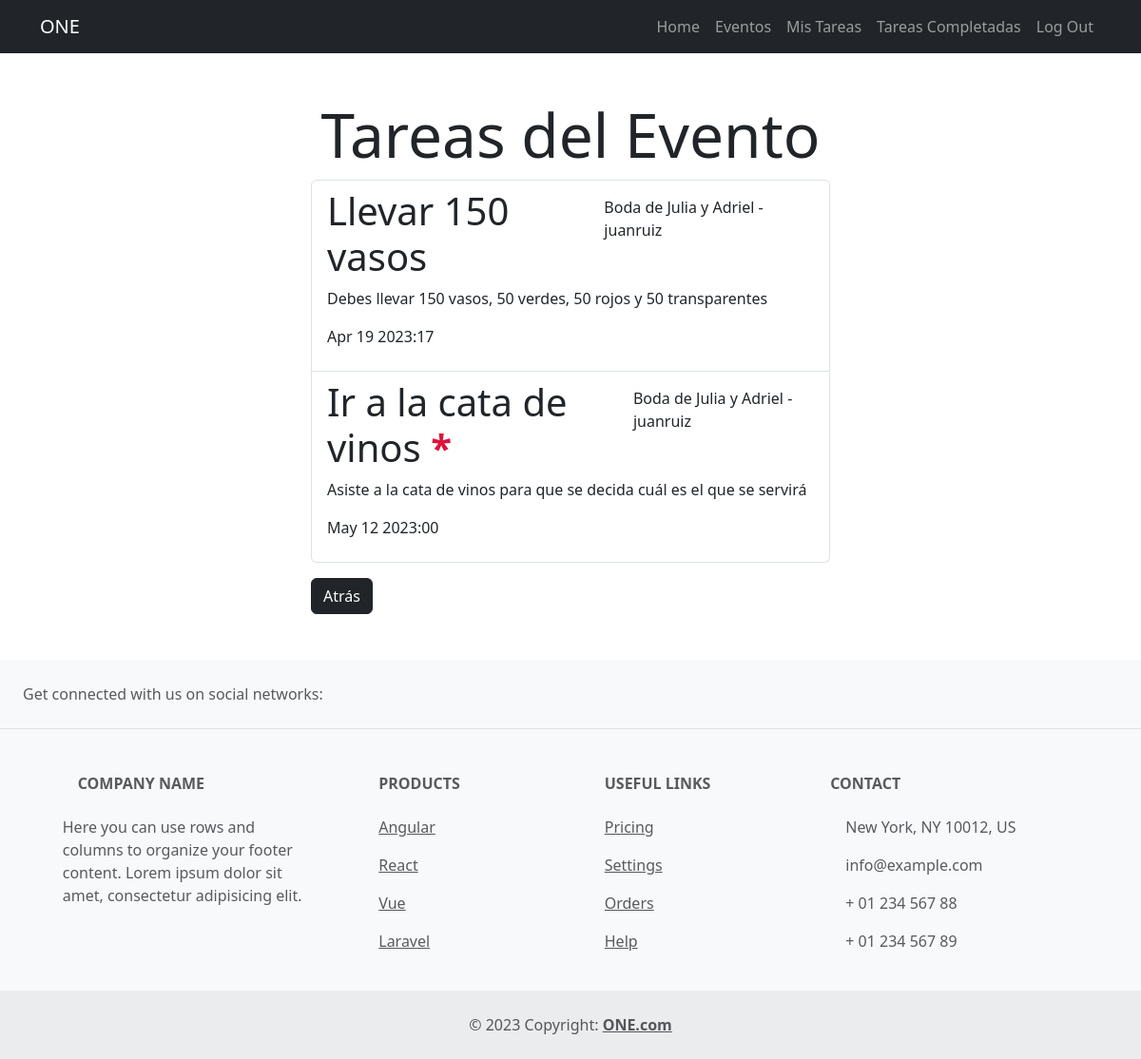
The app's page /eventos/14/tasks/ (signed in), older data.
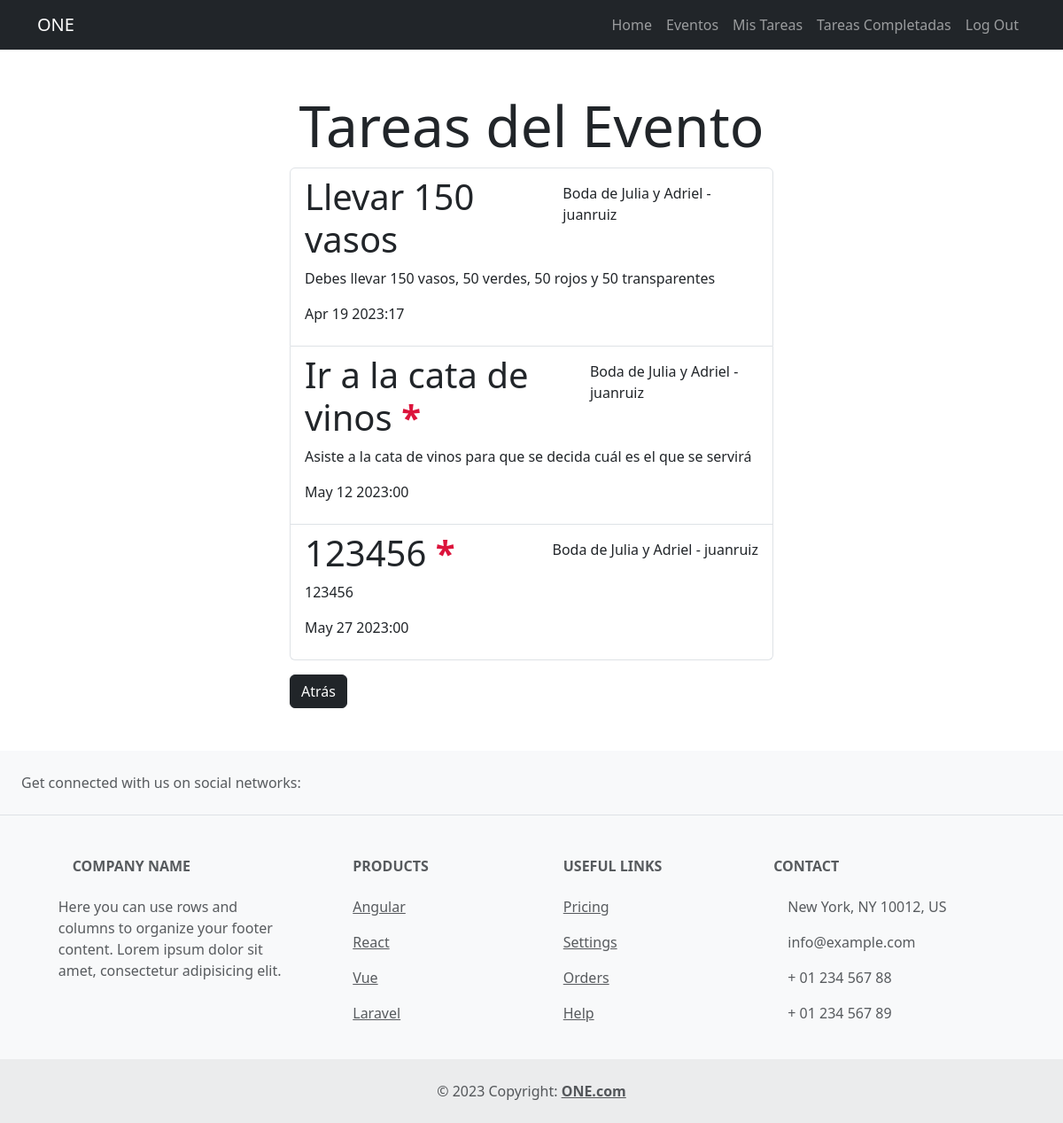
The same page, newer data.
### tasks/models.py (models this page shows, shortened)
class Task(models.Model):
    title = models.CharField(max_length=80)
    descripcion = models.TextField(blank=True)
    fechaCreacion = models.DateTimeField(auto_now_add=True)
    fechaLim= models.DateTimeField(null = True, blank = True)
    fechaTer= models.DateTimeField(null = True, blank = True)
    importante = models.BooleanField(default=False)
    user = models.ForeignKey(User, on_delete=models.CASCADE)
    evento = models.ForeignKey(Evento, blank=True , on_delete=models.CASCADE)
    asignado_a = models.ForeignKey(User, null=True, blank=True, related_name='tasks_assigned', on_delete=models.SET_NULL)

### event/models.py (models this page shows, shortened)
class Evento(models.Model):
    nombre = models.CharField(max_length=80)
    descripcion = models.TextField(blank=True)
    fechaCreacion = models.DateTimeField(auto_now_add=True)
    fecha= models.DateField(null = True, blank = True)
    ubicacion = models.CharField(max_length=200)
    user = models.ForeignKey(User, on_delete=models.CASCADE)

### event/views.py (the view)
# urls.py: path('eventos/<int:evento_id>/tasks/', task_por_evento, name = 'task_por_evento'),
@login_required
def task_por_evento(request, evento_id):
    eventos = Evento.objects.get(id=evento_id)
    tasks = Task.objects.filter(evento=eventos)
    return render(request, 'tareas_evento.html', {'tasks': tasks, 'eventos': eventos})

### event/templates/tareas_evento.html (shortened to what this page needs)
{% extends 'base.html' %}
{% block content%}
<main class="container">
    <div class="row">
        <div class="col-md-6 offset-md-3">
            <h1 class="mt-5 text-center display-3">Tareas del Evento</h1>
            <ul class="list-group">
                {% for task in tasks %}
                <a href="{% url 'task_detail' task.id %}" class="list-group-item">
                    <header class="d-flex justify-content-between">
                        {% if task.importante %}
                            <h1 class="fw-bold-3"> {{task.title}} <strong style="color: crimson;">*</strong></strong></h1>
                        {% else %}
                            <h1 class="fw-bold-3"> {{task.title}}</h1>
                        {% endif %}
                        <p class="mt-2"> {{task.evento.nombre}} - {{task.user.username}} </p>
                    </header>
                    <p> {{task.descripcion}} </p>
                    <p> {{task.fechaLim|date:'M j Y:i'}} </p>
                </a>
                {% endfor %}
            </ul>
            {% if '/eventos-completos/' not in request.path %}
                <form action="{% url 'eventos' %}"  method="POST">
                    <button class="btn btn-dark mt-3 mb-5" >Atrás</button>
                </form>
            {% endif %}
        </div>
    </div>
</main>
{% endblock %}

Row changes from the older to the newer data that the page shows:
added Task: title "123456", evento.nombre "Boda de Julia y Adriel", user.username "juanruiz", descripcion "123456", fechaLim "May 27 2023:00"
